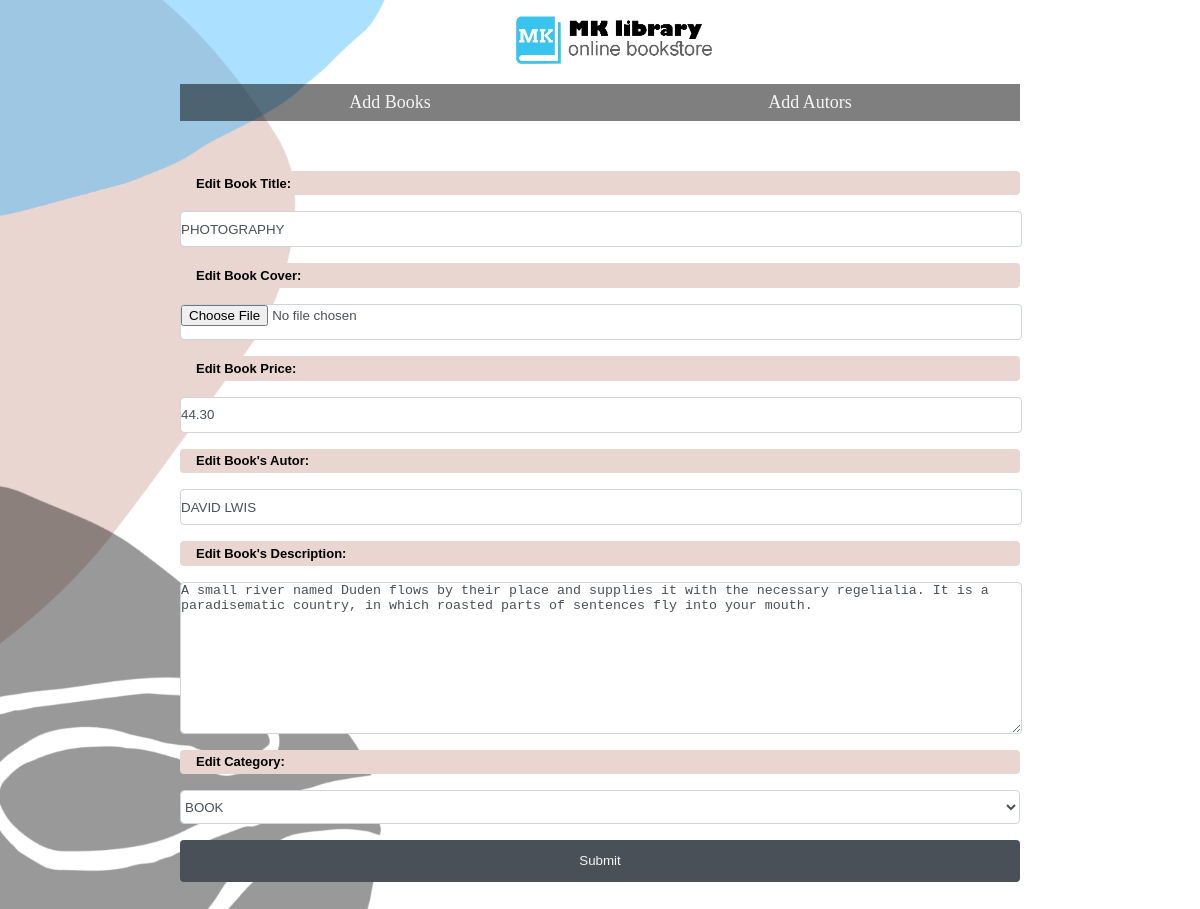
The app's page /edit.php?book_id=34 with its own data.
### tables this page shows
CREATE TABLE `books` (
  `id` int(11) NOT NULL,
  `name` varchar(100) NOT NULL,
  `autor` varchar(100) NOT NULL,
  `price` float(10,2) NOT NULL,
  `photo` varchar(255) NOT NULL,
  `description` text NOT NULL,
  `category` varchar(100) NOT NULL,
  `created_at` timestamp NOT NULL DEFAULT current_timestamp()
);

### function.php (called while the page is built, shortened)
<?php
$dbname = "book_store";
$servername = "localhost";
$username = "phpdev";
$password = "123456";
try {
$conn = new PDO("mysql:host=$servername;dbname=$dbname", $username, $password);
$conn->setAttribute(PDO::ATTR_ERRMODE, PDO::ERRMODE_EXCEPTION);
} catch(PDOException $e) {
die("Connection failed: " . $e->getMessage());
}
function getBookById($id){
    global $conn;
    $query = "SELECT * FROM `books` WHERE `id` = :id";
    $stmt = $conn->prepare($query);
    $stmt->bindParam(":id",$id);
    $stmt->execute();
    return $stmt->fetch();
}
 ?>

### edit.php (the view, shortened to what this page needs)
<?php
require("function.php");
$book_id = isset($_GET['book_id']) ? $_GET['book_id'] : null;
$n_book = getBookById($book_id);
?>
<?php include('include/admin_header.php'); ?>
    <div class="book-form">
            <form action="" method="POST" enctype="multipart/form-data">
                <label for="name">Edit Book Title:</label>
                <input type="text" class="form-control" placeholder="GOME WITH THE WIND" name="name" value="<?php echo $n_book['name']; ?>">
                <label for="photo">Edit Book Cover:</label>
                <input type="file" name="photo" class="form-control">
                <label for="price">Edit Book Price:</label>
                <input type="text" name="price" placeholder="00.00" class="form-control" value="<?php echo $n_book['price']; ?>">
                <label for="autor">Edit Book's Autor:</label>
                <input type="text" name="autor" placeholder="JOHN SMIT" class="form-control" value="<?php echo $n_book['autor']; ?>">
                <label for="description">Edit Book's Description:</label>
                <textarea name="description" rows="10" placeholder="THis book is ..."><?php echo $n_book['description']; ?></textarea>
                <label for="category">Edit Category:</label>
                 <select name="category" class="form-control">
                     <option value="">BOOK</option>
                 </select>
                 <button type="submit
                 " name="submit" class="form-control form-btn">Submit</button>
            </form>
        </div>
<?php include('include/admin_footer.php'); ?>

### assets/css/admin.css (style rules this page uses)
body { background-image: url(../img/logo/site-bg1.png); background-repeat: repeat-y; background-size: cover; }
* { padding: 0; margin: 0; }
.book-form { width: 70%; margin: 50px auto; }
textarea { display: block; width: 100%; margin: 1rem 0; color: #495057; background: #fff; background-clip: padding-box; border: 1px solid #ced4da; border-radius: 0.25rem; }
.form-control { display:block; margin: 1rem 0; width: 100%; height:calc(1.5em + .75rem + 2px); font-weight:400; line-height:1.5; color:#495057; background-color:#fff; background-clip:padding-box; border:1px solid #ced4da; border-radius:.25rem; }
.form-btn { background: #495057; color: whitesmoke; cursor: pointer; border: none; padding: 1.3rem 0; line-height: 0 !important; }
label { font-family: sans-serif !important; color: #000000; background: #e9d6d1; padding: 0.3rem 1rem; font-size: 13px; display: block; font-weight: bold; border-radius: 0.25rem; }

### records on screen
books: name "PHOTOGRAPHY", price "44.30", autor "DAVID LWIS", description "A small river named Duden flows by their place and supplies it with the necessary regelialia. It is a paradisematic country, in which roasted parts of sentences fly into your mouth."
